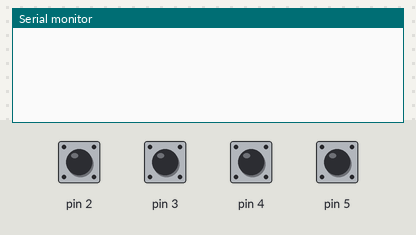
Recording of a sketch running on a simulated Arduino Uno, built with avr-gcc and run on an emulated ATmega328P. On the bench: the last lines printed to the serial monitor. The inputs (shaded band) are chosen by the test bench; at power-on: pin 2–5 HIGH.

Above: at 1.2 s.
1.3 s: pin 2 pulled LOW for 0.25 s
At 2.6 s:
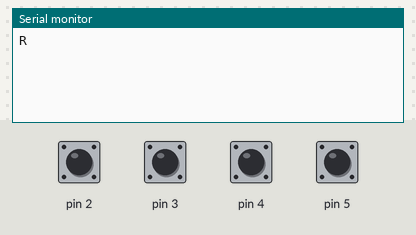
3.0 s: pin 3 pulled LOW for 0.25 s
At 4.4 s:
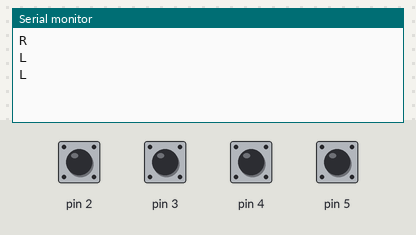
4.7 s: pin 4 pulled LOW for 0.25 s
At 5.2 s:
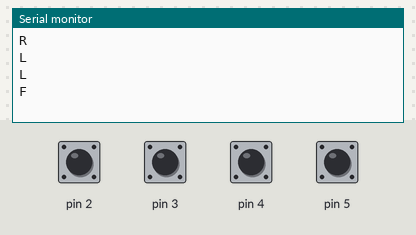
6.4 s: pin 5 pulled LOW for 0.25 s
At 7.2 s:
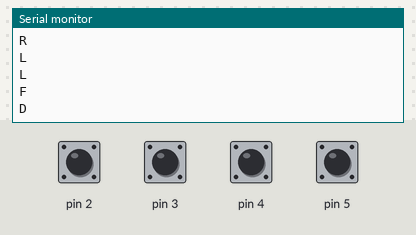

Measured:
- after the input at 1.3 s, the serial monitor: prints a new line after 0.10 s (image 1)
- after the input at 3.0 s, the serial monitor: prints a new line at once (image 2)
- after the input at 4.7 s, the serial monitor: prints a new line after 0.16 s (image 3)
- after the input at 6.4 s, the serial monitor: prints a new line after 0.08 s (image 4)

The sketch:

ServoCodeB.ino
```cpp
#define right_button 2
#define left_button 3
#define front_button 4
#define back_button 5
int value = 0;
void setup() {
  // put your setup code here, to run once:
  Serial.begin(9600);
  pinMode(2, INPUT_PULLUP);
  pinMode(3, INPUT_PULLUP);
  pinMode(4, INPUT_PULLUP);
  pinMode(5, INPUT_PULLUP);
}

void loop() {
  int v1 = digitalRead(2);
  int v2 = digitalRead(3);
  int v3 = digitalRead(4);
  int v4 = digitalRead(5);
  if(v1 == 0)
  {
    Serial.println("R");
    delay(20);
  }
  if(v2==0)
  {
    Serial.println("L");
    delay(20);
  }
 if(v3==0)
  {
    Serial.println("F");
    delay(20);
  }
  if(v4==0)
  {
    Serial.println("D");
    delay(20);
  }
  delay(200);
}
```
